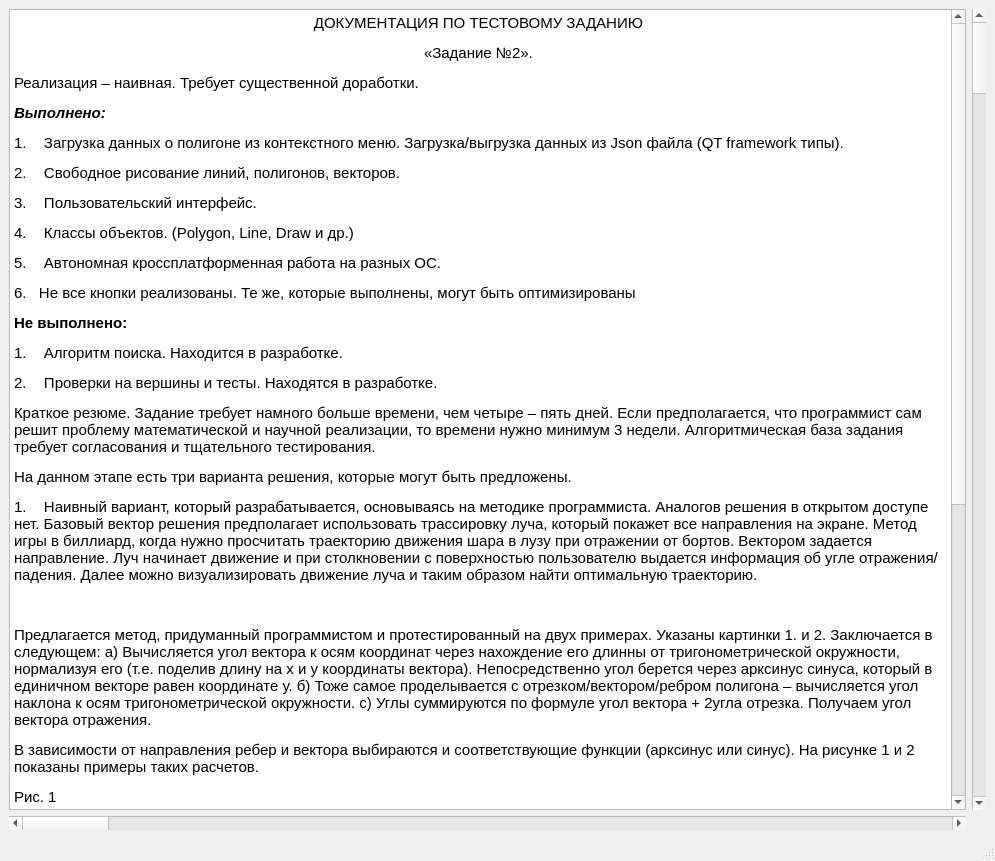
<?xml version="1.0" encoding="UTF-8"?>
<ui version="4.0">
 <class>NewMainWindow</class>
 <widget class="QMainWindow" name="NewMainWindow">
  <property name="geometry">
   <rect>
    <x>0</x>
    <y>0</y>
    <width>995</width>
    <height>861</height>
   </rect>
  </property>
  <property name="windowTitle">
   <string>NewMainWindow</string>
  </property>
  <widget class="QWidget" name="centralwidget">
   <layout class="QGridLayout" name="gridLayout">
    <item row="0" column="1">
     <widget class="QScrollBar" name="verticalScrollBar">
      <property name="orientation">
       <enum>Qt::Vertical</enum>
      </property>
     </widget>
    </item>
    <item row="1" column="0">
     <widget class="QScrollBar" name="horizontalScrollBar">
      <property name="orientation">
       <enum>Qt::Horizontal</enum>
      </property>
     </widget>
    </item>
    <item row="0" column="0">
     <widget class="QTextEdit" name="textEdit">
      <property name="html">
       <string>&lt;!DOCTYPE HTML PUBLIC &quot;-//W3C//DTD HTML 4.0//EN&quot; &quot;http://www.w3.org/TR/REC-html40/strict.dtd&quot;&gt;
&lt;html&gt;&lt;head&gt;&lt;meta name=&quot;qrichtext&quot; content=&quot;1&quot; /&gt;&lt;meta charset=&quot;utf-8&quot; /&gt;&lt;style type=&quot;text/css&quot;&gt;
p, li { white-space: pre-wrap; }
hr { height: 1px; border-width: 0; }
&lt;/style&gt;&lt;/head&gt;&lt;body style=&quot; font-family:'Segoe UI'; font-size:11.25pt; font-weight:400; font-style:normal;&quot;&gt;
&lt;p align=&quot;center&quot; style=&quot; margin-top:12px; margin-bottom:12px; margin-left:0px; margin-right:0px; -qt-block-indent:0; text-indent:0px;&quot;&gt;&lt;span style=&quot; font-size:11pt;&quot;&gt;ДОКУМЕНТАЦИЯ ПО ТЕСТОВОМУ ЗАДАНИЮ &lt;/span&gt;&lt;/p&gt;
&lt;p align=&quot;center&quot; style=&quot; margin-top:12px; margin-bottom:12px; margin-left:0px; margin-right:0px; -qt-block-indent:0; text-indent:0px;&quot;&gt;&lt;span style=&quot; font-size:11pt;&quot;&gt;«Задание №2». &lt;/span&gt;&lt;/p&gt;
&lt;p style=&quot; margin-top:12px; margin-bottom:12px; margin-left:0px; margin-right:0px; -qt-block-indent:0; text-indent:0px;&quot;&gt;&lt;span style=&quot; font-size:11pt;&quot;&gt;Реализация – наивная. Требует существенной доработки. &lt;/span&gt;&lt;/p&gt;
&lt;p style=&quot; margin-top:12px; margin-bottom:12px; margin-left:0px; margin-right:0px; -qt-block-indent:0; text-indent:0px;&quot;&gt;&lt;span style=&quot; font-size:11pt; font-weight:700; font-style:italic;&quot;&gt;Выполнено:&lt;/span&gt;&lt;span style=&quot; font-size:11pt;&quot;&gt; &lt;/span&gt;&lt;/p&gt;
&lt;p style=&quot; margin-top:12px; margin-bottom:12px; margin-left:0px; margin-right:0px; -qt-block-indent:0; text-indent:0px;&quot;&gt;&lt;span style=&quot; font-size:11pt;&quot;&gt;1.&lt;/span&gt;&lt;span style=&quot; font-family:'Times New Roman'; font-size:7pt;&quot;&gt;       &lt;/span&gt;&lt;span style=&quot; font-size:11pt;&quot;&gt;Загрузка данных о полигоне из контекстного меню. Загрузка/выгрузка данных из Json файла (QT framework типы). &lt;/span&gt;&lt;/p&gt;
&lt;p style=&quot; margin-top:12px; margin-bottom:12px; margin-left:0px; margin-right:0px; -qt-block-indent:0; text-indent:0px;&quot;&gt;&lt;span style=&quot; font-size:11pt;&quot;&gt;2.&lt;/span&gt;&lt;span style=&quot; font-family:'Times New Roman'; font-size:7pt;&quot;&gt;       &lt;/span&gt;&lt;span style=&quot; font-size:11pt;&quot;&gt;Свободное рисование линий, полигонов, векторов. &lt;/span&gt;&lt;/p&gt;
&lt;p style=&quot; margin-top:12px; margin-bottom:12px; margin-left:0px; margin-right:0px; -qt-block-indent:0; text-indent:0px;&quot;&gt;&lt;span style=&quot; font-size:11pt;&quot;&gt;3.&lt;/span&gt;&lt;span style=&quot; font-family:'Times New Roman'; font-size:7pt;&quot;&gt;       &lt;/span&gt;&lt;span style=&quot; font-size:11pt;&quot;&gt;Пользовательский интерфейс. &lt;/span&gt;&lt;/p&gt;
&lt;p style=&quot; margin-top:12px; margin-bottom:12px; margin-left:0px; margin-right:0px; -qt-block-indent:0; text-indent:0px;&quot;&gt;&lt;span style=&quot; font-size:11pt;&quot;&gt;4.&lt;/span&gt;&lt;span style=&quot; font-family:'Times New Roman'; font-size:7pt;&quot;&gt;       &lt;/span&gt;&lt;span style=&quot; font-size:11pt;&quot;&gt;Классы объектов. (Polygon, Line, Draw и др.) &lt;/span&gt;&lt;/p&gt;
&lt;p style=&quot; margin-top:12px; margin-bottom:12px; margin-left:0px; margin-right:0px; -qt-block-indent:0; text-indent:0px;&quot;&gt;&lt;span style=&quot; font-size:11pt;&quot;&gt;5.&lt;/span&gt;&lt;span style=&quot; font-family:'Times New Roman'; font-size:7pt;&quot;&gt;       &lt;/span&gt;&lt;span style=&quot; font-size:11pt;&quot;&gt;Автономная кроссплатформенная работа на разных ОС. &lt;/span&gt;&lt;/p&gt;
&lt;p style=&quot; margin-top:12px; margin-bottom:12px; margin-left:0px; margin-right:0px; -qt-block-indent:0; text-indent:0px;&quot;&gt;&lt;span style=&quot; font-size:11pt;&quot;&gt;6.   Не все кнопки реализованы. Те же, которые выполнены, могут быть оптимизированы &lt;/span&gt;&lt;/p&gt;
&lt;p style=&quot; margin-top:12px; margin-bottom:12px; margin-left:0px; margin-right:0px; -qt-block-indent:0; text-indent:0px;&quot;&gt;&lt;span style=&quot; font-size:11pt; font-weight:700;&quot;&gt;Не выполнено: &lt;/span&gt;&lt;/p&gt;
&lt;p style=&quot; margin-top:12px; margin-bottom:12px; margin-left:0px; margin-right:0px; -qt-block-indent:0; text-indent:0px;&quot;&gt;&lt;span style=&quot; font-size:11pt;&quot;&gt;1.&lt;/span&gt;&lt;span style=&quot; font-family:'Times New Roman'; font-size:7pt;&quot;&gt;       &lt;/span&gt;&lt;span style=&quot; font-size:11pt;&quot;&gt;Алгоритм поиска. Находится в разработке. &lt;/span&gt;&lt;/p&gt;
&lt;p style=&quot; margin-top:12px; margin-bottom:12px; margin-left:0px; margin-right:0px; -qt-block-indent:0; text-indent:0px;&quot;&gt;&lt;span style=&quot; font-size:11pt;&quot;&gt;2.&lt;/span&gt;&lt;span style=&quot; font-family:'Times New Roman'; font-size:7pt;&quot;&gt;       &lt;/span&gt;&lt;span style=&quot; font-size:11pt;&quot;&gt;Проверки на вершины и тесты. Находятся в разработке. &lt;/span&gt;&lt;/p&gt;
&lt;p style=&quot; margin-top:12px; margin-bottom:12px; margin-left:0px; margin-right:0px; -qt-block-indent:0; text-indent:0px;&quot;&gt;&lt;span style=&quot; font-size:11pt;&quot;&gt;Краткое резюме. Задание требует намного больше времени, чем четыре – пять дней. Если предполагается, что программист сам решит проблему математической и научной реализации, то времени нужно минимум 3 недели. Алгоритмическая база задания требует согласования и тщательного тестирования. &lt;/span&gt;&lt;/p&gt;
&lt;p style=&quot; margin-top:12px; margin-bottom:12px; margin-left:0px; margin-right:0px; -qt-block-indent:0; text-indent:0px;&quot;&gt;&lt;span style=&quot; font-size:11pt;&quot;&gt;На данном этапе есть три варианта решения, которые могут быть предложены. &lt;/span&gt;&lt;/p&gt;
&lt;p style=&quot; margin-top:12px; margin-bottom:12px; margin-left:0px; margin-right:0px; -qt-block-indent:0; text-indent:0px;&quot;&gt;&lt;span style=&quot; font-size:11pt;&quot;&gt;1.&lt;/span&gt;&lt;span style=&quot; font-family:'Times New Roman'; font-size:7pt;&quot;&gt;       &lt;/span&gt;&lt;span style=&quot; font-size:11pt;&quot;&gt;Наивный вариант, который разрабатывается, основываясь на методике программиста. Аналогов решения в открытом доступе нет. Базовый вектор решения предполагает использовать трассировку луча, который покажет все направления на экране. Метод игры в биллиард, когда нужно просчитать траекторию движения шара в лузу при отражении от бортов. Вектором задается направление. Луч начинает движение и при столкновении с поверхностью пользователю выдается информация об угле отражения/падения. Далее можно визуализировать движение луча и таким образом найти оптимальную траекторию. &lt;/span&gt;&lt;/p&gt;
&lt;p style=&quot; margin-top:12px; margin-bottom:12px; margin-left:0px; margin-right:0px; -qt-block-indent:0; text-indent:0px;&quot;&gt;&lt;span style=&quot; font-size:11pt;&quot;&gt;  &lt;/span&gt;&lt;/p&gt;
&lt;p style=&quot; margin-top:12px; margin-bottom:12px; margin-left:0px; margin-right:0px; -qt-block-indent:0; text-indent:0px;&quot;&gt;&lt;span style=&quot; font-size:11pt;&quot;&gt;Предлагается метод, придуманный программистом и протестированный на двух примерах. Указаны картинки 1. и 2. Заключается в следующем: а) Вычисляется угол вектора к осям координат через нахождение его длинны от тригонометрической окружности, нормализуя его (т.е. поделив длину на х и у координаты вектора). Непосредственно угол берется через арксинус синуса, который в единичном векторе равен координате у. б) Тоже самое проделывается с отрезком/вектором/ребром полигона – вычисляется угол наклона к осям тригонометрической окружности. с) Углы суммируются по формуле угол вектора + 2угла отрезка. Получаем угол вектора отражения. &lt;/span&gt;&lt;/p&gt;
&lt;p style=&quot; margin-top:12px; margin-bottom:12px; margin-left:0px; margin-right:0px; -qt-block-indent:0; text-indent:0px;&quot;&gt;&lt;span style=&quot; font-size:11pt;&quot;&gt;В зависимости от направления ребер и вектора выбираются и соответствующие функции (арксинус или синус). На рисунке 1 и 2 показаны примеры таких расчетов. &lt;/span&gt;&lt;/p&gt;
&lt;p style=&quot; margin-top:12px; margin-bottom:12px; margin-left:0px; margin-right:0px; -qt-block-indent:0; text-indent:0px;&quot;&gt;&lt;span style=&quot; font-size:11pt;&quot;&gt;Рис. 1 &lt;/span&gt;&lt;/p&gt;
&lt;p style=&quot; margin-top:12px; margin-bottom:12px; margin-left:0px; margin-right:0px; -qt-block-indent:0; text-indent:0px;&quot;&gt;&lt;img src=&quot;:/build-MyRayTracingInsidePolygon-Desktop_Qt_6_4_0_MinGW_64_bit-Debug/ex1.png&quot; /&gt;&lt;span style=&quot; font-size:11pt;&quot;&gt; &lt;/span&gt;&lt;/p&gt;
&lt;p style=&quot; margin-top:12px; margin-bottom:12px; margin-left:0px; margin-right:0px; -qt-block-indent:0; text-indent:0px;&quot;&gt;&lt;span style=&quot; font-size:11pt;&quot;&gt;Вектор изображен зеленым цветом. Его проекция на оси синим . Ребро/отрезок изображены желтым. Нормаль к ребру - красным. Черным обозначен вектор отражения. &lt;/span&gt;&lt;/p&gt;
&lt;p style=&quot; margin-top:12px; margin-bottom:12px; margin-left:0px; margin-right:0px; -qt-block-indent:0; text-indent:0px;&quot;&gt;&lt;span style=&quot; font-size:11pt;&quot;&gt;Рис2. &lt;/span&gt;&lt;/p&gt;
&lt;p style=&quot; margin-top:12px; margin-bottom:12px; margin-left:0px; margin-right:0px; -qt-block-indent:0; text-indent:0px;&quot;&gt;&lt;img src=&quot;:/build-MyRayTracingInsidePolygon-Desktop_Qt_6_4_0_MinGW_64_bit-Debug/ex2.png&quot; /&gt;&lt;/p&gt;
&lt;p style=&quot; margin-top:12px; margin-bottom:12px; margin-left:0px; margin-right:0px; -qt-block-indent:0; text-indent:0px;&quot;&gt;&lt;span style=&quot; font-size:11pt;&quot;&gt;Рис2. Вектор изображен зеленым цветом. Его проекция на оси зеленым. Ребро/отрезок изображены желтым. Нормаль к ребру - красным. Черным обозначен вектор отражения. &lt;/span&gt;&lt;/p&gt;
&lt;p style=&quot; margin-top:0px; margin-bottom:0px; margin-left:0px; margin-right:0px; -qt-block-indent:0; text-indent:0px;&quot;&gt;&lt;span style=&quot; font-family:'Segoe UI','sans-serif'; font-size:11pt;&quot;&gt; Пока этот метод еще не был окончательно протестирован. &lt;/span&gt;&lt;/p&gt;
&lt;p style=&quot; margin-top:12px; margin-bottom:12px; margin-left:0px; margin-right:0px; -qt-block-indent:0; text-indent:0px;&quot;&gt;&lt;span style=&quot; font-size:11pt;&quot;&gt;1.&lt;/span&gt;&lt;span style=&quot; font-family:'Times New Roman'; font-size:7pt;&quot;&gt;       &lt;/span&gt;&lt;span style=&quot; font-size:11pt;&quot;&gt;Вариант через производную или градиентный спуск. Тогда нужно будет полигон выразить в виде функции. &lt;/span&gt;&lt;/p&gt;
&lt;p style=&quot; margin-top:12px; margin-bottom:12px; margin-left:0px; margin-right:0px; -qt-block-indent:0; text-indent:0px;&quot;&gt;&lt;span style=&quot; font-size:11pt;&quot;&gt;2.&lt;/span&gt;&lt;span style=&quot; font-family:'Times New Roman'; font-size:7pt;&quot;&gt;       &lt;/span&gt;&lt;span style=&quot; font-size:11pt;&quot;&gt;Взвешенный ориентированный граф, который хранит значения углов между вершинами. В соответствии с их весом будет выбираться наиболее удобный вариант. Но для этого нужны более строгие и длительные исследование для выявления особенностей углов и их влияния на отражение вектора.   &lt;/span&gt;&lt;/p&gt;
&lt;p style=&quot; margin-top:12px; margin-bottom:12px; margin-left:0px; margin-right:0px; -qt-block-indent:0; text-indent:0px;&quot;&gt;&lt;span style=&quot; font-size:11pt;&quot;&gt;ПАМЯТКА ПО КНОПКАМ: &lt;/span&gt;&lt;/p&gt;
&lt;p style=&quot; margin-top:12px; margin-bottom:12px; margin-left:0px; margin-right:0px; -qt-block-indent:0; text-indent:0px;&quot;&gt;&lt;span style=&quot; font-size:11pt;&quot;&gt;Самый первый раз данные вводятся через меню пуска - начать проект, добавить вершины. Файл джейсона уже содержит вершины. Можно загрузить из него - вторая строка из меню пуска. После этого нужно нажать кнопку &amp;quot;Нарисовать полигон&amp;quot;. Также можно менять режим &amp;quot;свободного&amp;quot; рисования на &amp;quot;фиксированный&amp;quot;, правой кнопкой мыши. Выключение программы через крестик в углу экрана. Кнопка &amp;quot;Информация&amp;quot; - выводит информацию о проделанной работе. Кнопки &amp;quot;Пример1&amp;quot; и &amp;quot;Пример2&amp;quot; позволяют запустить программную часть выполнения нарисованного в этом тексте алгоритма. &lt;/span&gt;&lt;/p&gt;
&lt;p style=&quot; margin-top:12px; margin-bottom:12px; margin-left:0px; margin-right:0px; -qt-block-indent:0; text-indent:0px;&quot;&gt;&lt;span style=&quot; font-size:11pt;&quot;&gt;БЛИЖАЙШИЕ ПЛАНЫ ПО ОПТИМИЗАЦИИ&lt;/span&gt;&lt;/p&gt;
&lt;p style=&quot; margin-top:12px; margin-bottom:12px; margin-left:0px; margin-right:0px; -qt-block-indent:0; text-indent:0px;&quot;&gt;&lt;span style=&quot; font-size:11pt;&quot;&gt;Сделать эмуляцию тригонометрической окружности для возможности определения угла вектора при движении  мышки. Частично (пока не совсем верно) уже реализованы. Индикаторы на экране в середине.  &lt;/span&gt;&lt;/p&gt;&lt;/body&gt;&lt;/html&gt;</string>
      </property>
     </widget>
    </item>
   </layout>
  </widget>
  <widget class="QMenuBar" name="menubar">
   <property name="geometry">
    <rect>
     <x>0</x>
     <y>0</y>
     <width>995</width>
     <height>25</height>
    </rect>
   </property>
  </widget>
  <widget class="QStatusBar" name="statusbar"/>
 </widget>
 <resources/>
 <connections/>
</ui>
